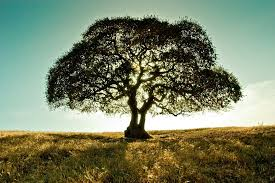
%> input picture tree.jpg, 275 x 183 px
$ octave main.m   (GNU Octave 9; MATLAB toolbox functions it lacks are replaced by stand-ins)
%> lines starting %> are read from the running program, lines starting %| are printed output that depends on the picture
### SelectKRandomPoints.m
function points = SelectKRandomPoints(img, k)
%This function selects k number of random points from an image and then
%returns an array which stores the row and column of each point
%Inputs:
%   img - A 3D array which contains the pixel data for the image
%   k - the number of random points
%Outputs:
%   points - A k x 2 array which contains random points
%Author: Nisal Jayaneththi

%Get the size of the image
[numOfRows, numOfCols, ~] = size(img);

%Generate k unique points (linear indicies) from 1 to the number of pixels
%Algorithm retrieved from: https://au.mathworks.com/help/matlab/ref/randper
%m.html
pointPositions = randperm(numOfRows*numOfCols, k);

%Find the row numbers for the points by dividing the position number by the
%number of rows and then multiplying by the number of rows and adding 1
%Algorithm Retrieved from: http://tipstrickshowtos.blogspot.com/2011/09/fas
%t-replacement-for-ind2sub.html
rows = ((pointPositions ./ numOfRows) - (floor(pointPositions ./ ...
    numOfRows)))* numOfRows + 1;

%Find the number of columns by dividing the pointPositions by the number of
%rows and then rounding up
cols = ceil(pointPositions / numOfRows);

%Create 2d array with rows and cols
points = [rows; cols];

%Transpose points into correct orientation and convert values to single
%from double
%Algorithm retrieved from: https://au.mathworks.com/help/matlab/ref/transpo
%se.html
points = single(transpose(points));

end

### GetRGBValuesForPoints.m
function colours = GetRGBValuesForPoints(img, points)
%This function returns the rgb values for specified point in the 3D image
%array. The specified points are held in the points array which contains
%rows with row and column data.
%Inputs:
%   img - 3D array with colour data for an image
%   points - 2D array with row and column data
%Output:
%   colours - a 1 column vector with 3 layers representing RGB
%Author: Nisal Jayaneththi

%Gets the number of points
[numOfPoints, ~] = size(points);

%Sets up the colours array
colours = zeros(numOfPoints, 1, 3);

%Loops through all the points
for i = 1:numOfPoints
    %Get the colour data for each specified point and store it in colours
    colours(i,1,:) = img(points(i,1), points(i,2), :);
end

end

### KMeansRGB.m
function [finalClusters, meanColours] = KMeansRGB(img, meanColours, maxI)
%This function assigns the pixels in an image into k number of groups using
%the k-means algorithm which has an assignment step which splits the pixels
%into groups using the colours of seed points, then updating the means and
%then reassigning pixels to groups based on new means, this continues until
%there is no more change to the means or the max number of iterations have
%been reached
%Inputs:
%   img - a 3D array containing the colours for each pixel in the image
%   meanColours - the colours for the means
%   maxI - the max number of iterations to run
%Outputs:
%   finalClusters - the final pixel assignments
%   meanColours - the average colours for each group of pixels
%Author: Nisal Jayaneththi

%Gets the number of means
[numberOfClusters, ~, ~] = size(meanColours);

%Run a for loop maxI times
for i = 1:maxI
    %Set the previousMeans
    previousMeans = meanColours;

    %Assign each pixel in the image to a cluster
    finalClusters = AssignToClusters(img, meanColours);

    %Calculate the mean colours from the cluster assignments
    meanColours = UpdateMeans(img, numberOfClusters, finalClusters);

    %Display current iteration
    %disp(['Iteration ' num2str(i)]);

    %Check if the new means are equal to the old means
    %Retrieved from: https://au.mathworks.com/help/matlab/ref/isequal.html
    if isequal(meanColours, previousMeans)

        %If they are, then display when convergence occured
        disp(['convergence reached at iteration ' num2str(i)]);
        %Then quit for loop
        %Break statement found:https://au.mathworks.com/help/matlab/ref/bre
        %ak.html
        break;

    elseif i == maxI %Check if the max iterations have been reached
        disp('Max Iterations Reached');
    end
end

end

### AssignToClusters.m
function clusters = AssignToClusters(img, kMeans)
%This function takes the colour values for the means for each cluster and
%then assigns every pixel in the image to a cluster by finding which mean
%each cluster is closest to.
%Inputs:
%   img - a 3D array containing the colours for each pixel in the image
%   kMeans - contains the colour data for each mean
%Output:
%   clusters -  A 2D array which says which cluster each pixel belongs to
%Author: Nisal Jayaneththi

%Gets the size of the image
[rows, cols, ~] = size(img);

%Gets the number of means
[k,~,~] = size(kMeans);

%Preallocates the distances array which is a rows x cols x k array
distances = zeros(rows, cols, k);

%Convert kMeans to a 1x3xk array from a kx1x3 (from rows by columns by
%colours to columns by colours by rows)
%Algorithm retrieved from: https://au.mathworks.com/help/matlab/ref/permute
%.html
kMeans = permute(kMeans, [2 3 1]);

%Loops through all of the colours
for i = 1:3
    %Calculates the squared distance for each colour and then adds it to
    %the distances array
    distances = distances + minus(img(:,:,i), kMeans(1, i, :)).^2;
end

%Get the position of the minimum distance for each pixel and assign to
%clusters array
[~, clusters] = min(distances, [], 3);
end

### UpdateMeans.m
function means = UpdateMeans(img, k, clusters)
%This function takes the preallocated clusters and the number of clusters
%and then calculates the new averages for the clusters using the colour
%data in the image
%Inputs:
%   img - a 3D array containing the colours for each pixel in the image
%   k - the number of clusters
%   clusters -  A 2D array which says which cluster each pixel belongs to
%Output:
%   means - an array with the new means for each cluster
%Author: Nisal Jayaneththi

%Get size of image
[rows, cols, ~] = size(img);

%Preallocate means array
means = zeros(k,1,3);

%Loop through each cluster
for c = 1:k

    %Find the positions in clusters where clusters == c
    %Algorithm Retrieved from: https://au.mathworks.com/help/matlab/ref/fin
    %d.html
    positions = find(clusters == c);

    %Calculate the red averages by taking the mean of the positions from
    %the image array (these positions correspond to the first layer)
    means(c,1,1) = mean(img(positions));

    %Calculate the blue averages by taking the mean of the positions from
    %the image array (these positions correspond to the second layer)
    means(c,1,2) = mean(img(rows*cols + positions));

    %Calculate the blue averages by taking the mean of the positions from
    %the image array (these positions correspond to the third layer)
    means(c,1,3) = mean(img(rows*cols*2 + positions));
end

end

### CreateKColourImage.m
function finalImage = CreateKColourImage(clusters, meanColours)
%This function outputs a 8 bit image based on pixel clusters and the
%colour values for each cluster (held in meanColours)
%Input:
%   clusters - A 2D array which contains the cluster than each pixel is in
%   meanColours - the RGB values for each cluster
%Output:
%   finalImage - an unsigned 8 bit image
%Author: Nisal Jayaneththi

%Get the size of the image
[rows, cols, ~] = size(clusters);

%Preallocate the final image array
finalImage = zeros(rows, cols, 3);

%Loop through rows of the image
for i=1:rows
    %Loop through columns of the image
    for j = 1:cols
        %Set the RGB for the final image based on which cluster the pixel
        %is in
        finalImage(i,j,:) = meanColours(clusters(i,j), 1, :);
    end
end

%Convert the array to an unsigned 8 bit image
finalImage = uint8(finalImage);
end

### main.m
% This script runs the KMeans Algorithm, to use it, insert the desired
% image into the folder, then enter the file name when prompted eg
% 'tree.jpg', the number of colours wanted, and the number of max
% iterations.

% Ask for image name
imageName = input('Enter image name: ', 's');
%> the answer given: tree.jpg

% Load image
image = imread(imageName);
%> image is the input picture: size 183x275x3 uint8; mean R, G, B 118.2, 126.5, 99.9

% Ask for number of colours - k
k = input('Enter the number of colours you want to use: ');
%> the answer given: 3

% Ask for max iterations
maxIterations = input('Enter max iterations: ');
%> the answer given: 2

% Convert image values to double to enable calculations
image = double(image);
%> image: size 183x275x3 double

% Select random points to be our seed means
[kRandomPoints] = SelectKRandomPoints(image, k);
%> kRandomPoints = [41 233; 82 209; 123 116]

% Get the colours of the random means
randomMeans = GetRGBValuesForPoints(image, kRandomPoints);


%Run the KMeans Algorithm
[clusters, means] = KMeansRGB(image, randomMeans, maxIterations);
%> the loop in KMeansRGB, `for i = 1:maxI` made 2 passes
%> pass 1, in KMeansRGB, `finalClusters = AssignToClusters(img, meanColours);`:
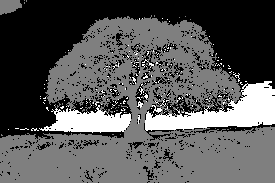
%> finalClusters: size 183x275 double; min 1, max 3, mean 1.69; drawn with min black and max white
%> pass 2, in KMeansRGB, `finalClusters = AssignToClusters(img, meanColours);`:
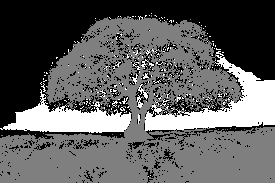
%> finalClusters: size 183x275 double; min 1, max 3, mean 1.75; drawn with min black and max white

%Create the new image
newImage = CreateKColourImage(clusters, means);
%> after the loop in CreateKColourImage, `for i=1:rows`:
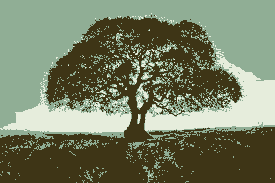
%> finalImage: size 183x275x3 double; mean R, G, B 118.2, 126.5, 99.9; mean of the top-left, top-right, bottom-left and bottom-right quarters 120.3, 123.6, 109.4, 106.3

%Display the new image
imshow(newImage);

title([num2str(k) ' colour version of ' imageName]);
